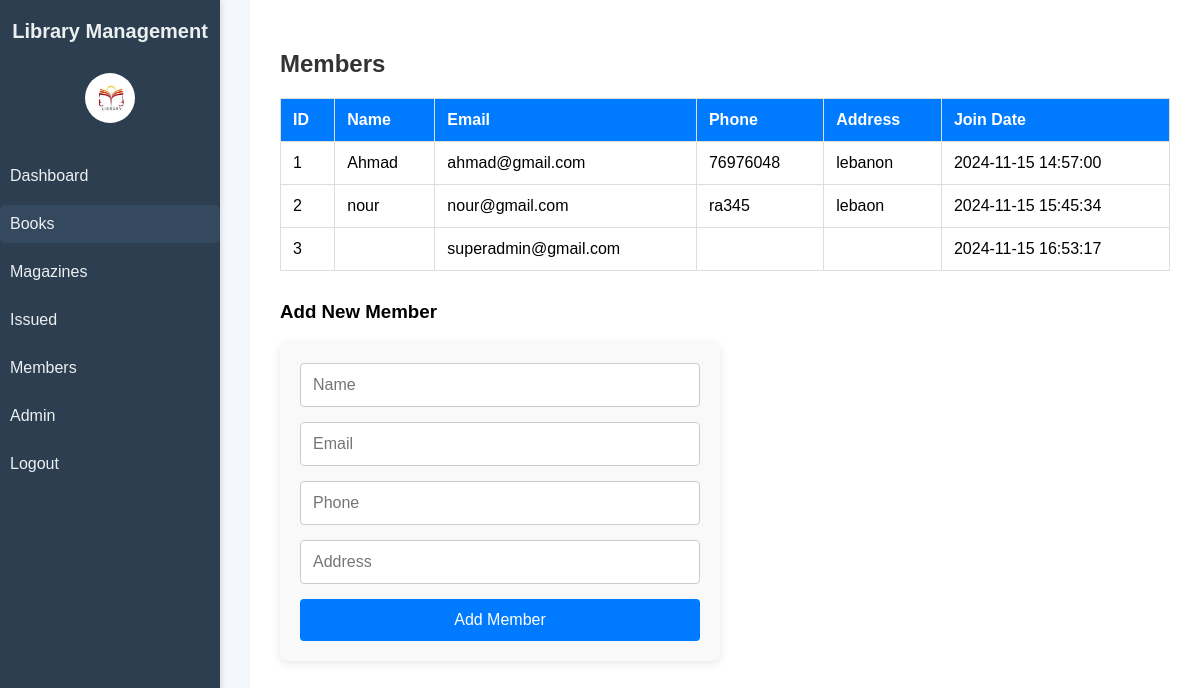
/members.php (signed in), run on the app's committed database.
### tables this page shows
CREATE TABLE IF NOT EXISTS `members` (
  `id` int NOT NULL AUTO_INCREMENT,
  `name` varchar(255) NOT NULL,
  `email` varchar(255) NOT NULL,
  `phone` varchar(20) DEFAULT NULL,
  `address` text,
  `join_date` timestamp NULL DEFAULT CURRENT_TIMESTAMP,
  PRIMARY KEY (`id`)
);

### members.php (the view, shortened to what this page needs)
<?php
include 'config.php';
$result = $conn->query("SELECT * FROM members");
?>
<!DOCTYPE html>
<html lang="en">
<head>
    <link rel="stylesheet" href="style.css">
</head>
<body>
    <?php include 'sidebar.php'; ?>
    <div class="content p-4">
        <h2>Members</h2>
        <table class="table">
            <thead>
                <tr>
                    <th>ID</th>
                    <th>Name</th>
                    <th>Email</th>
                    <th>Phone</th>
                    <th>Address</th>
                    <th>Join Date</th>
                </tr>
            </thead>
            <tbody>
                <?php while ($row = $result->fetch_assoc()): ?>
                    <tr>
                        <td><?php echo $row['id']; ?></td>
                        <td><?php echo $row['name']; ?></td>
                        <td><?php echo $row['email']; ?></td>
                        <td><?php echo $row['phone']; ?></td>
                        <td><?php echo $row['address']; ?></td>
                        <td><?php echo $row['join_date']; ?></td>
                    </tr>
                <?php endwhile; ?>
            </tbody>
        </table>
        <h3>Add New Member</h3>
        <form action="members.php" method="post">
            <input type="text" name="name" placeholder="Name" required>
            <input type="email" name="email" placeholder="Email" required>
            <input type="text" name="phone" placeholder="Phone">
            <input type="text" name="address" placeholder="Address">
            <button type="submit" name="add_member">Add Member</button>
        </form>
    </div>
</body>
</html>

### style.css (style rules this page uses)
.content { margin-left: 270px; padding: 20px; }
.table { width: 100%; border-collapse: collapse; }
.table th, .table td { padding: 12px; text-align: left; border: 1px solid #ddd; }

### members.php (style rules this page uses)
body { font-family: Arial, sans-serif; background-color: #f4f7fb; margin: 0; padding: 0; }
.content { margin-left: 250px; padding: 30px; background-color: #fff; min-height: 100vh; }
h2 { font-size: 24px; color: #333; margin-bottom: 20px; }
.table { width: 100%; border-collapse: collapse; margin-bottom: 30px; }
.table th, .table td { padding: 12px; text-align: left; border-bottom: 1px solid #ddd; }
.table th { background-color: #007bff; color: white; }
form { display: flex; flex-direction: column; max-width: 400px; margin-top: 20px; padding: 20px; background-color: #f9f9f9; border-radius: 8px; box-shadow: 0 2px 10px rgba(0, 0, 0, 0.1); }
form input { padding: 12px; margin-bottom: 15px; border: 1px solid #ccc; border-radius: 4px; font-size: 16px; }
form button { padding: 12px; background-color: #007bff; color: white; border: none; border-radius: 4px; font-size: 16px; cursor: pointer; }

### data on the page
members: id "1", name "Ahmad", email "ahmad@gmail.com", phone "76976048", address "lebanon", join_date "2024-11-15 14:57:00"
members: id "2", name "nour", email "nour@gmail.com", phone "ra345", address "lebaon", join_date "2024-11-15 15:45:34"
members: id "3", email "superadmin@gmail.com", join_date "2024-11-15 16:53:17"
